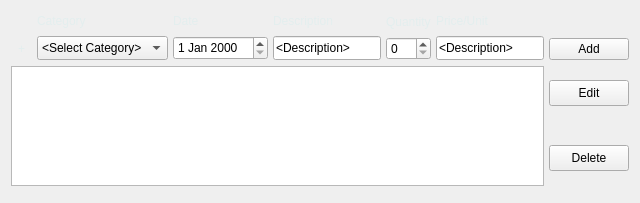
      <widget class="QWidget" name="tab_2">
       <property name="styleSheet">
        <string notr="true"/>
       </property>
       <attribute name="title">
        <string>CHARGES</string>
       </attribute>
       <layout class="QGridLayout" name="gridLayout_2">
        <item row="0" column="0">
         <layout class="QGridLayout" name="gridLayout">
          <item row="1" column="0">
           <layout class="QHBoxLayout" name="horizontalLayout_3">
            <property name="spacing">
             <number>5</number>
            </property>
            <item>
             <widget class="QTableView" name="tableView_2">
              <property name="sizePolicy">
               <sizepolicy hsizetype="MinimumExpanding" vsizetype="Minimum">
                <horstretch>0</horstretch>
                <verstretch>0</verstretch>
               </sizepolicy>
              </property>
              <property name="minimumSize">
               <size>
                <width>0</width>
                <height>40</height>
               </size>
              </property>
              <property name="maximumSize">
               <size>
                <width>16777215</width>
                <height>120</height>
               </size>
              </property>
             </widget>
            </item>
            <item>
             <layout class="QVBoxLayout" name="verticalLayout_2">
              <item>
               <widget class="QPushButton" name="btnEditC_2">
                <property name="sizePolicy">
                 <sizepolicy hsizetype="Minimum" vsizetype="Minimum">
                  <horstretch>0</horstretch>
                  <verstretch>0</verstretch>
                 </sizepolicy>
                </property>
                <property name="maximumSize">
                 <size>
                  <width>16777215</width>
                  <height>26</height>
                 </size>
                </property>
                <property name="text">
                 <string>Edit</string>
                </property>
                <property name="default">
                 <bool>false</bool>
                </property>
                <property name="flat">
                 <bool>false</bool>
                </property>
               </widget>
              </item>
              <item>
               <spacer name="verticalSpacer_2">
                <property name="orientation">
                 <enum>Qt::Vertical</enum>
                </property>
                <property name="sizeType">
                 <enum>QSizePolicy::Minimum</enum>
                </property>
                <property name="sizeHint" stdset="0">
                 <size>
                  <width>20</width>
                  <height>20</height>
                 </size>
                </property>
               </spacer>
              </item>
              <item>
               <widget class="QPushButton" name="btnDelC_2">
                <property name="sizePolicy">
                 <sizepolicy hsizetype="Minimum" vsizetype="Minimum">
                  <horstretch>0</horstretch>
                  <verstretch>0</verstretch>
                 </sizepolicy>
                </property>
                <property name="maximumSize">
                 <size>
                  <width>16777215</width>
                  <height>26</height>
                 </size>
                </property>
                <property name="styleSheet">
                 <string notr="true">
QPushButton:hover:!pressed {
	background-color: qlineargradient(spread:pad, x1:1, y1:0, x2:1, y2:1, stop:0 rgba(255, 54, 54, 255), stop:1 rgba(100, 0, 0, 255));
    border-style: outset;
	border-top-color: rgb(180, 54, 54);
	border-left-color: rgb(180, 54, 54);
	border-right-color: rgb(180, 54, 54);
	border-bottom-color: rgb(100, 0, 0);
}
QPushButton:hover {
    background-color:rgb(100, 0, 0);
    border-style: inset;
	border-color:rgb(100, 0, 0);

}

QPushButton:!enabled {
	border-color:rgb(15, 32, 54);
	border-style: outset;
}</string>
                </property>
                <property name="text">
                 <string>Delete</string>
                </property>
               </widget>
              </item>
             </layout>
            </item>
           </layout>
          </item>
          <item row="0" column="0">
           <layout class="QHBoxLayout" name="horizontalLayout_2">
            <property name="spacing">
             <number>5</number>
            </property>
            <item>
             <layout class="QVBoxLayout" name="verticalLayout_17">
              <property name="spacing">
               <number>0</number>
              </property>
              <item>
               <spacer name="verticalSpacer">
                <property name="orientation">
                 <enum>Qt::Vertical</enum>
                </property>
                <property name="sizeType">
                 <enum>QSizePolicy::Fixed</enum>
                </property>
                <property name="sizeHint" stdset="0">
                 <size>
                  <width>20</width>
                  <height>26</height>
                 </size>
                </property>
               </spacer>
              </item>
              <item>
               <widget class="QToolButton" name="toolButton_2">
                <property name="maximumSize">
                 <size>
                  <width>26</width>
                  <height>26</height>
                 </size>
                </property>
                <property name="styleSheet">
                 <string notr="true">QToolButton{
	color: rgb(227, 238, 238);
	font: 75 18pt &quot;Gill Sans MT&quot;;
	background-color: rgba(0,0,0,0);
}</string>
                </property>
                <property name="text">
                 <string>+</string>
                </property>
                <property name="popupMode">
                 <enum>QToolButton::DelayedPopup</enum>
                </property>
                <property name="toolButtonStyle">
                 <enum>Qt::ToolButtonTextOnly</enum>
                </property>
                <property name="autoRaise">
                 <bool>false</bool>
                </property>
                <property name="arrowType">
                 <enum>Qt::RightArrow</enum>
                </property>
               </widget>
              </item>
             </layout>
            </item>
            <item>
             <layout class="QVBoxLayout" name="verticalLayout_4">
              <property name="spacing">
               <number>5</number>
              </property>
              <item>
               <widget class="QLabel" name="label_3">
                <property name="sizePolicy">
                 <sizepolicy hsizetype="Minimum" vsizetype="Preferred">
                  <horstretch>0</horstretch>
                  <verstretch>0</verstretch>
                 </sizepolicy>
                </property>
                <property name="minimumSize">
                 <size>
                  <width>0</width>
                  <height>20</height>
                 </size>
                </property>
                <property name="maximumSize">
                 <size>
                  <width>16777215</width>
                  <height>26</height>
                 </size>
                </property>
                <property name="styleSheet">
                 <string notr="true">QLabel {
	color: rgb(227, 238, 238);
	background-color: rgba(0, 0, 0,0);

}</string>
                </property>
                <property name="text">
                 <string>Category</string>
                </property>
               </widget>
              </item>
              <item>
               <widget class="QComboBox" name="comboBox_3">
                <property name="sizePolicy">
                 <sizepolicy hsizetype="Minimum" vsizetype="Fixed">
                  <horstretch>0</horstretch>
                  <verstretch>0</verstretch>
                 </sizepolicy>
                </property>
                <property name="minimumSize">
                 <size>
                  <width>56</width>
                  <height>24</height>
                 </size>
                </property>
                <property name="maximumSize">
                 <size>
                  <width>16777215</width>
                  <height>26</height>
                 </size>
                </property>
                <item>
                 <property name="text">
                  <string>&lt;Select Category&gt;</string>
                 </property>
                </item>
               </widget>
              </item>
             </layout>
            </item>
            <item>
             <layout class="QVBoxLayout" name="verticalLayout_12" stretch="0,0">
              <property name="spacing">
               <number>5</number>
              </property>
              <item>
               <widget class="QLabel" name="label_4">
                <property name="sizePolicy">
                 <sizepolicy hsizetype="MinimumExpanding" vsizetype="Minimum">
                  <horstretch>0</horstretch>
                  <verstretch>0</verstretch>
                 </sizepolicy>
                </property>
                <property name="minimumSize">
                 <size>
                  <width>0</width>
                  <height>20</height>
                 </size>
                </property>
                <property name="maximumSize">
                 <size>
                  <width>16777215</width>
                  <height>26</height>
                 </size>
                </property>
                <property name="styleSheet">
                 <string notr="true">QLabel {
	color: rgb(227, 238, 238);
	background-color: rgba(0, 0, 0,0);

}</string>
                </property>
                <property name="text">
                 <string>Date</string>
                </property>
               </widget>
              </item>
              <item>
               <widget class="QDateEdit" name="dateEdit">
                <property name="sizePolicy">
                 <sizepolicy hsizetype="MinimumExpanding" vsizetype="Fixed">
                  <horstretch>0</horstretch>
                  <verstretch>0</verstretch>
                 </sizepolicy>
                </property>
                <property name="minimumSize">
                 <size>
                  <width>54</width>
                  <height>24</height>
                 </size>
                </property>
                <property name="maximumSize">
                 <size>
                  <width>120</width>
                  <height>26</height>
                 </size>
                </property>
               </widget>
              </item>
             </layout>
            </item>
            <item>
             <layout class="QVBoxLayout" name="verticalLayout_13">
              <property name="spacing">
               <number>5</number>
              </property>
              <item>
               <widget class="QLabel" name="label_5">
                <property name="sizePolicy">
                 <sizepolicy hsizetype="MinimumExpanding" vsizetype="Minimum">
                  <horstretch>0</horstretch>
                  <verstretch>0</verstretch>
                 </sizepolicy>
                </property>
                <property name="minimumSize">
                 <size>
                  <width>0</width>
                  <height>20</height>
                 </size>
                </property>
                <property name="maximumSize">
                 <size>
                  <width>16777215</width>
                  <height>26</height>
                 </size>
                </property>
                <property name="styleSheet">
                 <string notr="true">QLabel {
	color: rgb(227, 238, 238);
	background-color: rgba(0, 0, 0,0);

}</string>
                </property>
                <property name="text">
                 <string>Description</string>
                </property>
               </widget>
              </item>
              <item>
               <widget class="QLineEdit" name="lineEdit">
                <property name="sizePolicy">
                 <sizepolicy hsizetype="MinimumExpanding" vsizetype="Fixed">
                  <horstretch>0</horstretch>
                  <verstretch>0</verstretch>
                 </sizepolicy>
                </property>
                <property name="minimumSize">
                 <size>
                  <width>56</width>
                  <height>24</height>
                 </size>
                </property>
                <property name="maximumSize">
                 <size>
                  <width>16777215</width>
                  <height>26</height>
                 </size>
                </property>
                <property name="text">
                 <string>&lt;Description&gt;</string>
                </property>
               </widget>
              </item>
             </layout>
            </item>
            <item>
             <layout class="QVBoxLayout" name="verticalLayout_14">
              <property name="spacing">
               <number>5</number>
              </property>
              <item>
               <widget class="QLabel" name="label_6">
                <property name="sizePolicy">
                 <sizepolicy hsizetype="Preferred" vsizetype="Minimum">
                  <horstretch>0</horstretch>
                  <verstretch>0</verstretch>
                 </sizepolicy>
                </property>
                <property name="minimumSize">
                 <size>
                  <width>0</width>
                  <height>20</height>
                 </size>
                </property>
                <property name="maximumSize">
                 <size>
                  <width>16777215</width>
                  <height>26</height>
                 </size>
                </property>
                <property name="styleSheet">
                 <string notr="true">QLabel {
	color: rgb(227, 238, 238);
	background-color: rgba(0, 0, 0,0);

}</string>
                </property>
                <property name="text">
                 <string>Quantity</string>
                </property>
               </widget>
              </item>
              <item>
               <widget class="QSpinBox" name="spinBox">
                <property name="sizePolicy">
                 <sizepolicy hsizetype="Fixed" vsizetype="Fixed">
                  <horstretch>0</horstretch>
                  <verstretch>0</verstretch>
                 </sizepolicy>
                </property>
                <property name="maximumSize">
                 <size>
                  <width>50</width>
                  <height>26</height>
                 </size>
                </property>
               </widget>
              </item>
             </layout>
            </item>
            <item>
             <layout class="QVBoxLayout" name="verticalLayout_15">
              <property name="spacing">
               <number>5</number>
              </property>
              <item>
               <widget class="QLabel" name="label_7">
                <property name="sizePolicy">
                 <sizepolicy hsizetype="Minimum" vsizetype="Minimum">
                  <horstretch>0</horstretch>
                  <verstretch>0</verstretch>
                 </sizepolicy>
                </property>
                <property name="maximumSize">
                 <size>
                  <width>16777215</width>
                  <height>26</height>
                 </size>
                </property>
                <property name="styleSheet">
                 <string notr="true">QLabel {
	color: rgb(227, 238, 238);
	background-color: rgba(0, 0, 0,0);

}</string>
                </property>
                <property name="text">
                 <string>Price/Unit</string>
                </property>
               </widget>
              </item>
              <item>
               <widget class="QLineEdit" name="lineEdit_2">
                <property name="sizePolicy">
                 <sizepolicy hsizetype="MinimumExpanding" vsizetype="Fixed">
                  <horstretch>0</horstretch>
                  <verstretch>0</verstretch>
                 </sizepolicy>
                </property>
                <property name="minimumSize">
                 <size>
                  <width>56</width>
                  <height>24</height>
                 </size>
                </property>
                <property name="maximumSize">
                 <size>
                  <width>16777215</width>
                  <height>26</height>
                 </size>
                </property>
                <property name="text">
                 <string>&lt;Description&gt;</string>
                </property>
               </widget>
              </item>
             </layout>
            </item>
            <item>
             <layout class="QVBoxLayout" name="verticalLayout_16">
              <property name="spacing">
               <number>5</number>
              </property>
              <item>
               <widget class="QLabel" name="label_8">
                <property name="sizePolicy">
                 <sizepolicy hsizetype="Preferred" vsizetype="Minimum">
                  <horstretch>0</horstretch>
                  <verstretch>0</verstretch>
                 </sizepolicy>
                </property>
                <property name="minimumSize">
                 <size>
                  <width>0</width>
                  <height>20</height>
                 </size>
                </property>
                <property name="maximumSize">
                 <size>
                  <width>16777215</width>
                  <height>26</height>
                 </size>
                </property>
                <property name="styleSheet">
                 <string notr="true">QLabel {
	color: rgb(227, 238, 238);
	background-color: rgba(0, 0, 0,0);

}</string>
                </property>
                <property name="text">
                 <string/>
                </property>
               </widget>
              </item>
              <item>
               <widget class="QPushButton" name="btnNewC_2">
                <property name="sizePolicy">
                 <sizepolicy hsizetype="Minimum" vsizetype="Fixed">
                  <horstretch>0</horstretch>
                  <verstretch>0</verstretch>
                 </sizepolicy>
                </property>
                <property name="maximumSize">
                 <size>
                  <width>16777215</width>
                  <height>26</height>
                 </size>
                </property>
                <property name="font">
                 <font>
                  <weight>50</weight>
                  <italic>false</italic>
                  <bold>false</bold>
                 </font>
                </property>
                <property name="toolTip">
                 <string/>
                </property>
                <property name="layoutDirection">
                 <enum>Qt::LeftToRight</enum>
                </property>
                <property name="autoFillBackground">
                 <bool>false</bool>
                </property>
                <property name="styleSheet">
                 <string notr="true"/>
                </property>
                <property name="text">
                 <string>Add</string>
                </property>
               </widget>
              </item>
             </layout>
            </item>
           </layout>
          </item>
          <item row="2" column="0">
           <widget class="QStackedWidget" name="stackedWidget">
            <property name="sizePolicy">
             <sizepolicy hsizetype="Preferred" vsizetype="Expanding">
              <horstretch>0</horstretch>
              <verstretch>0</verstretch>
             </sizepolicy>
            </property>
            <property name="currentIndex">
             <number>1</number>
            </property>
            <widget class="QWidget" name="page"/>
            <widget class="QWidget" name="page_2"/>
           </widget>
          </item>
         </layout>
        </item>
       </layout>
      </widget>
